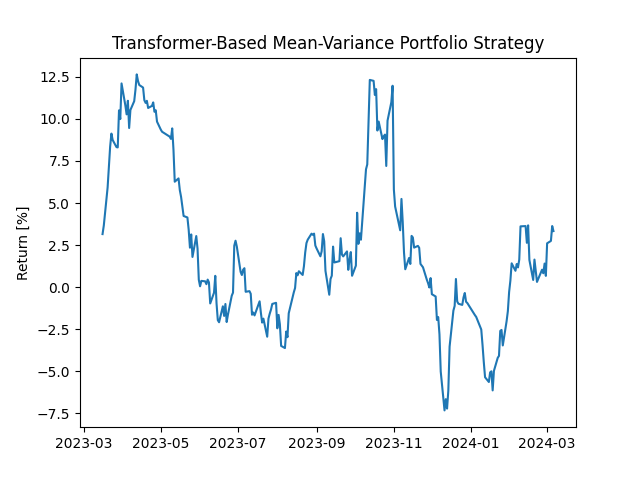

Recreate this plot in Python.
import numpy as np
import keras
import torch
import matplotlib.pyplot as plt
import pandas as pd
from datetime import datetime

def calc_opt_portfolio(model: keras.Model,
                       inputs: np.ndarray,
                       target_return: float = 0.01):
    outputs = model.predict(inputs)
    n = outputs.shape[-1]//2
    mu = outputs[:,:n]
    sd = outputs[:,n:]
    return mu/sd**2*target_return/np.sum(mu**2/sd**2,axis=-1).reshape(-1,1)

def calc_return(portfolios: np.ndarray,
                rates: np.ndarray):
    return np.cumprod(1+np.sum(portfolios * rates,axis = -1))-1

if __name__ == '__main__':
    model = keras.models.load_model("model.keras")
    _,_,_,_,x_test,y_test = torch.load('data/data.pt')
    portfolios = calc_opt_portfolio(model, x_test)
    RoR = calc_return(portfolios,np.array(y_test))

    stock_df = pd.read_csv('data/data_last.csv')
    tmp = stock_df[stock_df['ticker']=='1332 JT']
    date_list = tmp['date'].apply(lambda x: datetime.strptime(x,'%Y-%m-%d'))
    time_range = date_list.iloc[-len(RoR):]
    print(time_range)
    plt.plot(time_range,RoR*100)
    plt.title('Transformer-Based Mean-Variance Portfolio Strategy')
    plt.ylabel('Return [%]')
    plt.savefig('backtest.png')